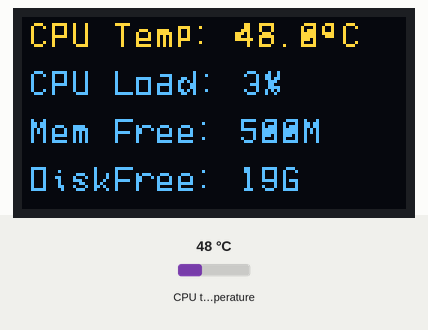
A program run on a simulated Raspberry Pi (BCM pin numbers). Shown: 128×64 one-colour display. The test bench sets the inputs (shaded band); at power-on: CPU temperature 48 °C. The OLED is the two-colour kind (top 16 rows yellow); system figures (address, load, memory, disk, uptime) are fixed made-up values; text uses the font file from the repository.

Above: at 1.3 s.
1.4 s: CPU temperature set to 31 °C
At 11.6 s:
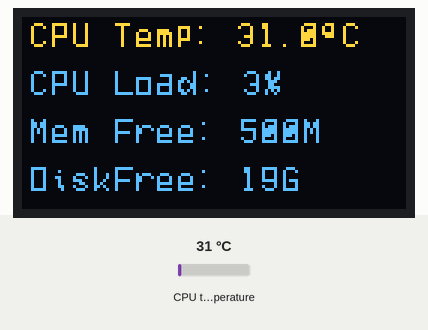
11.9 s: CPU temperature set to 44 °C
At 21.5 s:
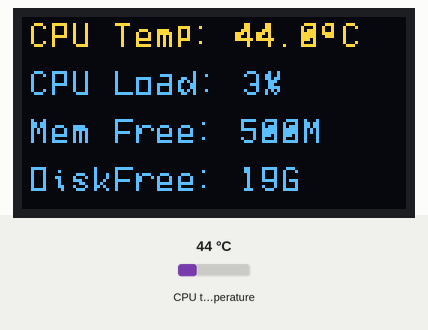
Timing chart, 0 to 23.0 s (numbered marks = the images above; inputs shaded):
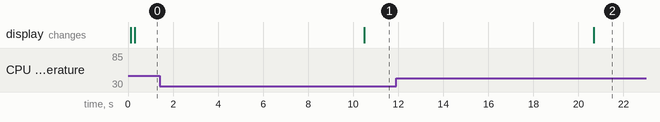

The program:

8-OLED-ssd1306.py
```python
#!/usr/bin/python
# -*- coding: utf-8 -*-
#
# 128x64 OLED I2C Display for Raspberry Pi
#   - Display system metrics (CPU temp, load, available disk & memory)
#
import os, time
import Adafruit_SSD1306

from PIL import Image
from PIL import ImageDraw
from PIL import ImageFont

# Interval for display refresh (seconds)
INTERVAL = 10

# Raspberry Pi pin configuration:
RST = 24
# Note the following are only used with SPI:
DC = 23
SPI_PORT = 0
SPI_DEVICE = 0

# 128x32 display with hardware I2C:
#disp = Adafruit_SSD1306.SSD1306_128_32(rst=RST)
try:
  # 128x64 display with hardware I2C:
  disp = Adafruit_SSD1306.SSD1306_128_64(rst=RST)

  # Initialize library.
  disp.begin()

  # Clear display.
  disp.clear()
  disp.display()

  # Create blank image for drawing.
  # Make sure to create image with mode '1' for 1-bit color.
  width = disp.width
  height = disp.height
  image = Image.new('1', (width, height))
  bottom = height

  # Get drawing object to draw on image.
  draw = ImageDraw.Draw(image)

  x = 2
  top = 0

  # Load default font.
  # font = ImageFont.load_default()

  # Alternatively load a TTF font.  Make sure the .ttf font file is in the same directory as the python script!
  font = ImageFont.truetype('vcr_osd_mono.ttf', 12)

  while True:
    # Display system metrics
	  cpu_load = os.popen("top -d 0.5 -b -n2 | grep \"Cpu(s)\"|tail -n 1 | awk '{print $2 + $4}'").read().strip('\n')
	  temperature = os.popen("vcgencmd measure_temp").read()[5:-3]
	  mem_free = os.popen("free -h | grep 'Mem:' | awk '{print $4}'").read()
	  disk_free = os.popen("df -h / | tail -1 | awk '{print $4}'").read()

	  # Write 4 lines of text.
	  draw.text((x, top),    'CPU Temp: %s\xB0C' % temperature,  font=font, fill=255)
	  draw.text((x, top+16), 'CPU Load: %s%%' % cpu_load,  font=font, fill=255)
	  draw.text((x, top+32), 'Mem Free: %s' % mem_free,  font=font, fill=255)
	  draw.text((x, top+48), 'DiskFree: %s' % disk_free,  font=font, fill=255)

	  # Display image.
	  disp.image(image)
	  disp.display()
	  time.sleep(INTERVAL)

	  # Clear for next display
	  # Draw a black filled box to clear the image.
	  draw.rectangle((0,0,width,height), outline=0, fill=0)
except IOError:
	print("IOError: Please check your OLED display connection.")
except KeyboardInterrupt:
	disp.clear()
	disp.display()
```

Measured:
- after the input at 1.4 s, the display: changes after 9.1 s (image 1)
- after the input at 11.9 s, the display: changes after 8.8 s (image 2)
